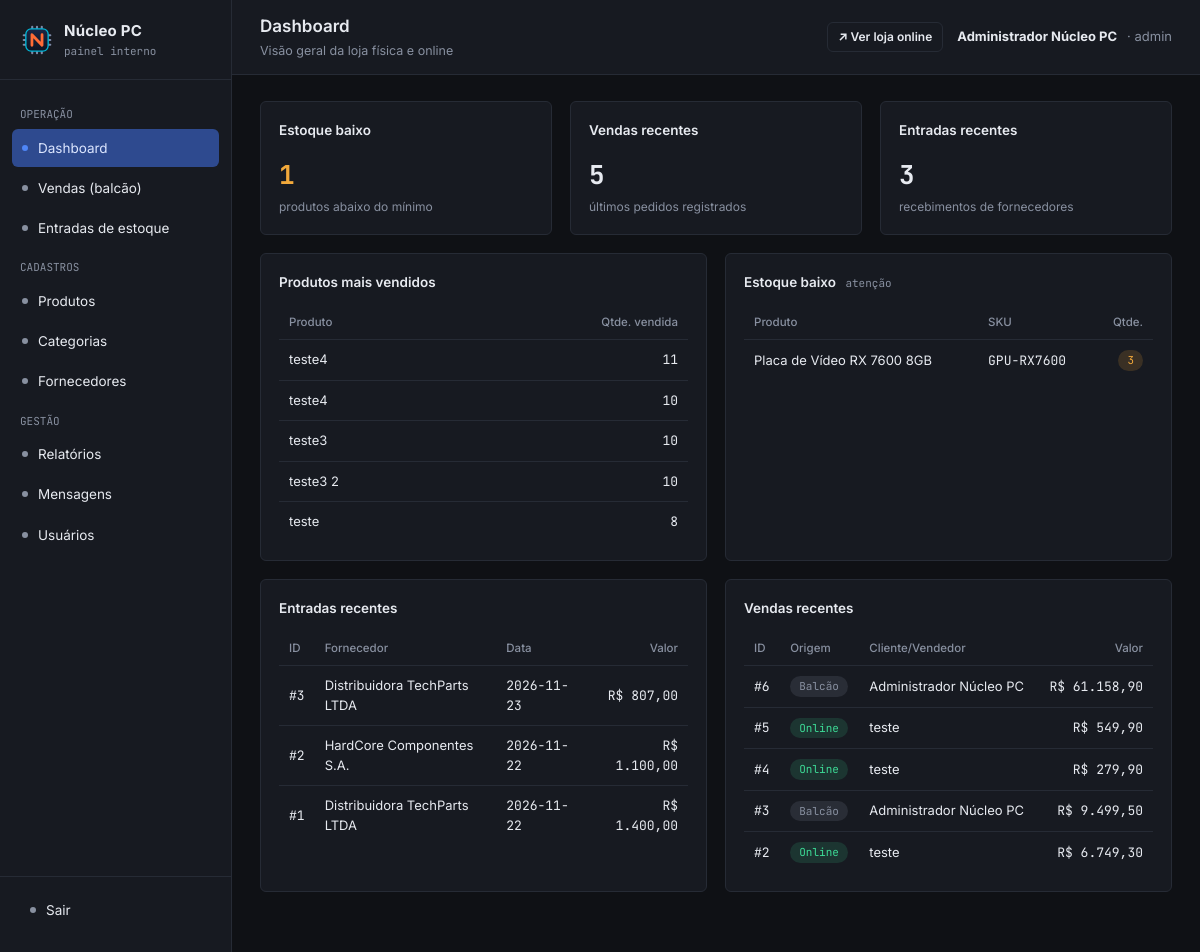
The page /admin/index.php?url=dashboard (signed in) on the database its author committed.
### tables this page shows
CREATE TABLE `produtos` (
  `id` int(11) NOT NULL,
  `sku` varchar(30) NOT NULL,
  `nome` varchar(150) NOT NULL,
  `descricao` text DEFAULT NULL,
  `categoria_id` int(11) DEFAULT NULL,
  `marca` varchar(80) DEFAULT NULL,
  `preco` decimal(10,2) NOT NULL DEFAULT 0.00,
  `custo` decimal(10,2) NOT NULL DEFAULT 0.00,
  `estoque` int(11) NOT NULL DEFAULT 0,
  `estoque_minimo` int(11) NOT NULL DEFAULT 3,
  `imagem` varchar(255) DEFAULT 'sem-imagem.png',
  `ativo` tinyint(1) NOT NULL DEFAULT 1,
  `criado_em` datetime DEFAULT current_timestamp()
);

CREATE TABLE `entradas` (
  `id` int(11) NOT NULL,
  `fornecedor_id` int(11) NOT NULL,
  `usuario_id` int(11) NOT NULL,
  `data_entrada` date NOT NULL,
  `valor_total` decimal(10,2) NOT NULL DEFAULT 0.00,
  `status` enum('pendente','confirmada') NOT NULL DEFAULT 'confirmada',
  `criado_em` datetime DEFAULT current_timestamp()
);

CREATE TABLE `fornecedores` (
  `id` int(11) NOT NULL,
  `nome` varchar(150) NOT NULL,
  `cnpj` varchar(20) DEFAULT NULL,
  `telefone` varchar(20) DEFAULT NULL,
  `email` varchar(150) DEFAULT NULL,
  `cep` varchar(9) DEFAULT NULL,
  `endereco` varchar(200) DEFAULT NULL,
  `status` enum('ativo','inativo') NOT NULL DEFAULT 'ativo',
  `criado_em` datetime DEFAULT current_timestamp()
);

CREATE TABLE `pedidos` (
  `id` int(11) NOT NULL,
  `cliente_id` int(11) DEFAULT NULL,
  `usuario_id` int(11) DEFAULT NULL,
  `origem` enum('loja_fisica','online') NOT NULL COMMENT 'RN04',
  `status` enum('aguardando_pagamento','confirmado','enviado','entregue','cancelado') NOT NULL DEFAULT 'confirmado',
  `valor_total` decimal(10,2) NOT NULL DEFAULT 0.00,
  `endereco_entrega` varchar(255) DEFAULT NULL,
  `forma_pagamento` enum('pix','cartao_credito','cartao_debito','boleto') NOT NULL COMMENT 'RF17 - forma escolhida no checkout',
  `preferencia_id` varchar(60) DEFAULT NULL,
  `pagamento_id` varchar(60) DEFAULT NULL COMMENT 'ID representativo: codigo Pix copia e cola / linha digitavel boleto / id transacao cartao',
  `pagamento_status` varchar(30) DEFAULT 'aguardando_pagamento' COMMENT 'RN09: aguardando_pagamento, aprovado, recusado, confirmado_manual_admin, cancelado_expirado',
  `data_pedido` datetime DEFAULT current_timestamp(),
  `pagamento_expira_em` datetime DEFAULT NULL COMMENT 'RN10 - prazo de validade da forma de pagamento',
  `pagamento_codigo_pix` text DEFAULT NULL COMMENT 'Pix copia e cola BR Code - RF18',
  `pagamento_qr_code` text DEFAULT NULL COMMENT 'Payload Pix para gerar QR Code',
  `pagamento_boleto_linha` varchar(100) DEFAULT NULL COMMENT 'Linha digitável do boleto - RF18',
  `pagamento_boleto_barra` varchar(100) DEFAULT NULL COMMENT 'Codigo de barras do boleto'
);

CREATE TABLE `usuarios` (
  `id` int(11) NOT NULL,
  `nome` varchar(100) NOT NULL,
  `email` varchar(150) NOT NULL,
  `senha` varchar(255) NOT NULL,
  `tipo` enum('admin','vendedor') NOT NULL DEFAULT 'vendedor',
  `ativo` tinyint(1) NOT NULL DEFAULT 1,
  `reset_token` varchar(64) DEFAULT NULL,
  `reset_token_expira` datetime DEFAULT NULL,
  `criado_em` datetime DEFAULT current_timestamp()
);

CREATE TABLE `clientes` (
  `id` int(11) NOT NULL,
  `nome` varchar(100) NOT NULL,
  `email` varchar(150) NOT NULL,
  `senha` varchar(255) NOT NULL,
  `cpf` varchar(14) DEFAULT NULL,
  `telefone` varchar(20) DEFAULT NULL,
  `cep` varchar(9) DEFAULT NULL,
  `endereco` varchar(200) DEFAULT NULL,
  `numero` varchar(10) DEFAULT NULL,
  `complemento` varchar(100) DEFAULT NULL,
  `bairro` varchar(100) DEFAULT NULL,
  `cidade` varchar(100) DEFAULT NULL,
  `uf` char(2) DEFAULT NULL,
  `reset_token` varchar(64) DEFAULT NULL,
  `reset_token_expira` datetime DEFAULT NULL,
  `criado_em` datetime DEFAULT current_timestamp()
);

### admin/controllers/DashboardController.php (called while the page is built, shortened)
<?php
require_once __DIR__ . '/../core/Controller.php';
class DashboardController extends Controller
{
    public function index(): void
    {
        $produtoModel = $this->model('Produto');
        $pedidoModel  = $this->model('Pedido');
        $entradaModel = $this->model('Entrada');
        $data = [
            'maisVendidos'   => $pedidoModel->produtosMaisVendidos(5),
            'estoqueBaixo'   => $produtoModel->listarEstoqueBaixo(),
            'entradasRecentes' => $entradaModel->listarRecentes(5),
            'vendasRecentes' => $pedidoModel->listarRecentes(5),
        ];
        $this->view('dashboard/index', $data);
    }
}

### admin/core/App.php (called while the page is built, shortened)
<?php
class App
{
    protected string $method = 'index';
    public function __construct()
    {
        $url = $this->parseUrl();
        if (!empty($url[0])) {
            $controllerName = ucfirst(strtolower($url[0])) . 'Controller';
            if (file_exists(__DIR__ . '/../controllers/' . $controllerName . '.php')) {
                unset($url[0]);
            }
        }
        $controllerObj = new $this->controller();
        $this->params = $url ? array_values($url) : [];
        call_user_func_array([$controllerObj, $this->method], $this->params);
    }
    private function parseUrl(): array
    {
        if (isset($_GET['url'])) {
            $url = rtrim($_GET['url'], '/');
            $url = filter_var($url, FILTER_SANITIZE_URL);
            return explode('/', $url);
        }
        return [];
    }
}

### admin/index.php (called while the page is built, shortened)
<?php
require_once __DIR__ . '/core/App.php';
require_once __DIR__ . '/core/Controller.php';
new App();

### admin/models/Pedido.php (called while the page is built, shortened)
<?php
require_once __DIR__ . '/../config/Database.php';
class Pedido
{
    private PDO $db;
    public function __construct()
    {
        $this->db = Database::getConnection();
    }
    public function listarRecentes(int $limite = 20): array
    {
        $sql = <<<'SQL'
            SELECT
                p.*,
                c.nome AS cliente_nome,
                u.nome AS vendedor_nome,
                v.forma_nome,
                v.status_real,
                v.minutos_restantes,
                nf.numero AS nf_numero
            FROM pedidos p
            LEFT JOIN clientes c ON c.id = p.cliente_id
            LEFT JOIN usuarios u ON u.id = p.usuario_id
            LEFT JOIN (
                SELECT
                    p2.id,
                    f.nome AS forma_nome,
                    CASE
                        WHEN p2.status = 'aguardando_pagamento'
                            AND p2.pagamento_expira_em IS NOT NULL
                            AND p2.pagamento_expira_em < CURRENT_TIMESTAMP()
                        THEN 'cancelado'
                        ELSE p2.status
                    END AS status_real,
                    CASE
                        WHEN p2.status = 'aguardando_pagamento'
                            AND p2.pagamento_expira_em IS NOT NULL
                        THEN GREATEST(
                            0,
                            TIMESTAMPDIFF(
                                MINUTE,
                                CURRENT_TIMESTAMP(),
                                p2.pagamento_expira_em
                            )
                        )
                        ELSE NULL
                    END AS minutos_restantes
                FROM pedidos p2
                LEFT JOIN formas_pagamento_config f
                    ON f.codigo = p2.forma_pagamento
            ) v ON v.id = p.id
            LEFT JOIN notas_fiscais nf ON nf.pedido_id = p.id
            ORDER BY p.id DESC
            LIMIT :limite
        SQL;
        $stmt = $this->db->prepare($sql);
        $stmt->bindValue('limite', $limite, PDO::PARAM_INT);
        $stmt->execute();
        return $stmt->fetchAll();
    }
    public function produtosMaisVendidos(int $limite = 10): array
    {
        $sql = 'SELECT pr.nome, SUM(pi.quantidade) AS qtde_vendida
                FROM pedido_itens pi
                JOIN produtos pr ON pr.id = pi.produto_id
                JOIN pedidos p ON p.id = pi.pedido_id
                WHERE p.status IN ("confirmado","enviado","entregue")
                GROUP BY pi.produto_id
                ORDER BY qtde_vendida DESC
                LIMIT :limite';
        $stmt = $this->db->prepare($sql);
        $stmt->bindValue('limite', $limite, PDO::PARAM_INT);
        $stmt->execute();
        return $stmt->fetchAll();
    }
}

### admin/config/Database.php (called while the page is built, shortened)
<?php
class Database
{
    private static ?PDO $instance = null;
    public static function getConnection(): PDO
    {
        if (self::$instance === null) {
            $dsn = 'mysql:host=' . self::HOST . ';dbname=' . self::DBNAME . ';charset=' . self::CHARSET;
            try {
                self::$instance = new PDO($dsn, self::USER, self::PASS, [
                    PDO::ATTR_ERRMODE            => PDO::ERRMODE_EXCEPTION,
                    PDO::ATTR_DEFAULT_FETCH_MODE => PDO::FETCH_ASSOC,
                    PDO::ATTR_EMULATE_PREPARES   => false,
                ]);
            } catch (PDOException $e) {
                die('Erro de conexão com o banco de dados: ' . $e->getMessage());
            }
        }
        return self::$instance;
    }
}

### admin/models/Produto.php (called while the page is built, shortened)
<?php
require_once __DIR__ . '/../config/Database.php';
class Produto
{
    private PDO $db;
    public function __construct()
    {
        $this->db = Database::getConnection();
    }
    public function listarEstoqueBaixo(): array
    {
        $sql = 'SELECT * FROM produtos WHERE estoque <= estoque_minimo AND ativo = 1 ORDER BY estoque ASC';
        return $this->db->query($sql)->fetchAll();
    }
}

### admin/models/Entrada.php (called while the page is built, shortened)
<?php
require_once __DIR__ . '/../config/Database.php';
class Entrada
{
    private PDO $db;
    public function __construct()
    {
        $this->db = Database::getConnection();
    }
    public function listarRecentes(int $limite = 10): array
    {
        $sql = 'SELECT e.*, f.nome AS fornecedor_nome
                FROM entradas e
                JOIN fornecedores f ON f.id = e.fornecedor_id
                ORDER BY e.id DESC LIMIT :limite';
        $stmt = $this->db->prepare($sql);
        $stmt->bindValue('limite', $limite, PDO::PARAM_INT);
        $stmt->execute();
        return $stmt->fetchAll();
    }
}

### admin/views/dashboard/index.php (the view, shortened to what this page needs)
<?php
require __DIR__ . '/../layout/header.php';
?>
<div class="grid grid-3" style="margin-bottom:18px;">
  <div class="card">
    <h2>Estoque baixo</h2>
    <div class="metric" style="color: var(--warn);"><?= count($estoqueBaixo) ?></div>
    <div class="metric-label">produtos abaixo do mínimo</div>
  </div>
  <div class="card">
    <h2>Vendas recentes</h2>
    <div class="metric"><?= count($vendasRecentes) ?></div>
    <div class="metric-label">últimos pedidos registrados</div>
  </div>
  <div class="card">
    <h2>Entradas recentes</h2>
    <div class="metric"><?= count($entradasRecentes) ?></div>
    <div class="metric-label">recebimentos de fornecedores</div>
  </div>
</div>
<div class="grid grid-2">
  <div class="card">
    <h2>Produtos mais vendidos</h2>
    <table>
      <thead><tr><th>Produto</th><th class="text-right">Qtde. vendida</th></tr></thead>
      <tbody>
        <?php if (empty($maisVendidos)): ?>
          <tr><td colspan="2" class="text-muted">Nenhuma venda registrada ainda.</td></tr>
        <?php else: foreach ($maisVendidos as $p): ?>
          <tr>
            <td><?= htmlspecialchars($p['nome']) ?></td>
            <td class="text-right mono"><?= $p['qtde_vendida'] ?></td>
          </tr>
        <?php endforeach; endif; ?>
      </tbody>
    </table>
  </div>
  <div class="card">
    <h2>Estoque baixo <small>atenção</small></h2>
    <table>
      <thead><tr><th>Produto</th><th>SKU</th><th class="text-right">Qtde.</th></tr></thead>
      <tbody>
        <?php if (empty($estoqueBaixo)): ?>
          <tr><td colspan="3" class="text-muted">Nenhum item abaixo do estoque mínimo.</td></tr>
        <?php else: foreach ($estoqueBaixo as $p): ?>
          <tr>
            <td><?= htmlspecialchars($p['nome']) ?></td>
            <td class="mono"><?= htmlspecialchars($p['sku']) ?></td>
            <td class="text-right"><span class="badge badge-warn"><?= $p['estoque'] ?></span></td>
          </tr>
        <?php endforeach; endif; ?>
      </tbody>
    </table>
  </div>
  <div class="card">
    <h2>Entradas recentes</h2>
    <table>
      <thead><tr><th>ID</th><th>Fornecedor</th><th>Data</th><th class="text-right">Valor</th></tr></thead>
      <tbody>
        <?php foreach ($entradasRecentes as $e): ?>
          <tr>
            <td class="mono">#<?= $e['id'] ?></td>
            <td><?= htmlspecialchars($e['fornecedor_nome']) ?></td>
            <td class="mono"><?= $e['data_entrada'] ?></td>
            <td class="text-right mono">R$ <?= number_format($e['valor_total'], 2, ',', '.') ?></td>
          </tr>
        <?php endforeach; ?>
      </tbody>
    </table>
  </div>
  <div class="card">
    <h2>Vendas recentes</h2>
    <table>
      <thead><tr><th>ID</th><th>Origem</th><th>Cliente/Vendedor</th><th class="text-right">Valor</th></tr></thead>
      <tbody>
        <?php foreach ($vendasRecentes as $v): ?>
          <tr>
            <td class="mono">#<?= $v['id'] ?></td>
            <td><span class="badge <?= $v['origem'] === 'online' ? 'badge-ok' : 'badge-off' ?>"><?= $v['origem'] === 'online' ? 'Online' : 'Balcão' ?></span></td>
            <td><?= htmlspecialchars($v['cliente_nome'] ?? $v['vendedor_nome'] ?? 'Cliente Balcão') ?></td>
            <td class="text-right mono">R$ <?= number_format($v['valor_total'], 2, ',', '.') ?></td>
          </tr>
        <?php endforeach; ?>
      </tbody>
    </table>
  </div>
</div>
<?php require __DIR__ . '/../layout/footer.php'; ?>

### admin/assets/css/admin.css (style rules this page uses)
:root { --bg: #0F1115; --panel: #171A21; --panel-2: #1D212B; --border: #262B35; --text: #E7EAF0; --muted: #8890A0; --accent: #4F86F7; --accent-dim: #2E4A8F; --warn: #F2A93B; --danger: #F1495B; --success: #3DDC97; --radius: 6px; --mono: 'JetBrains Mono', 'Consolas', monospace; --sans: 'Inter', 'Segoe UI', sans-serif; }
* { box-sizing: border-box; }
body { margin: 0; background: var(--bg); color: var(--text); font-family: var(--sans); font-size: 14px; line-height: 1.5; }
.grid { display: grid; gap: 18px; }
.grid-2 { grid-template-columns: repeat(2, 1fr); }
.grid-3 { grid-template-columns: repeat(3, 1fr); }
.card { background: var(--panel); border: 1px solid var(--border); border-radius: var(--radius); padding: 18px; }
.card h2 { font-size: 13.5px; margin: 0 0 14px; color: var(--text); font-weight: 600; }
.card h2 small { color: var(--muted); font-weight: 400; font-family: var(--mono); font-size: 11px; margin-left: 6px; }
.metric { font-family: var(--mono); font-size: 26px; font-weight: 700; }
.metric-label { color: var(--muted); font-size: 12px; margin-top: 4px; }
table { width: 100%; border-collapse: collapse; font-size: 13px; }
thead th { text-align: left; color: var(--muted); font-weight: 500; font-size: 11.5px; padding: 8px 10px; border-bottom: 1px solid var(--border); }
tbody td { padding: 10px; border-bottom: 1px solid var(--border); }
tbody tr:last-child td { border-bottom: none; }
.mono { font-family: var(--mono); }
.text-right { text-align: right; }
.badge { display: inline-block; padding: 2px 9px; border-radius: 100px; font-size: 11px; font-family: var(--mono); }
.badge-ok { background: rgba(61,220,151,.14); color: var(--success); }
.badge-warn { background: rgba(242,169,59,.16); color: var(--warn); }
.badge-off { background: rgba(136,144,160,.16); color: var(--muted); }

### rows shown on the page
produtos: nome "Placa de Vídeo RX 7600 8GB", sku "GPU-RX7600", estoque "3"
entradas: id "3", fornecedor.nome "Distribuidora TechParts LTDA", data_entrada "2026-11-23", valor_total "807,00"
entradas: id "2", fornecedor.nome "HardCore Componentes S.A.", data_entrada "2026-11-22", valor_total "1.100,00"
entradas: id "1", fornecedor.nome "Distribuidora TechParts LTDA", data_entrada "2026-11-22", valor_total "1.400,00"
pedidos: id "6", origem "Balcão", usuario.nome "Administrador Núcleo PC", valor_total "61.158,90"
pedidos: id "5", origem "Online", cliente.nome "teste", valor_total "549,90"
pedidos: id "4", origem "Online", cliente.nome "teste", valor_total "279,90"
pedidos: id "3", origem "Balcão", usuario.nome "Administrador Núcleo PC", valor_total "9.499,50"
pedidos: id "2", origem "Online", cliente.nome "teste", valor_total "6.749,30"

### other values the page prints
$tituloPagina "Dashboard"
$subtituloPagina "Visão geral da loja física e online"
$_SESSION['usuario_nome'] "Administrador Núcleo PC"
$_SESSION['usuario_tipo'] "admin"
count($estoqueBaixo) "1"
count($vendasRecentes) "5"
count($entradasRecentes) "3"
$p['nome'] "teste4"
$p['qtde_vendida'] "11"
$p['qtde_vendida'] "10"
$p['nome'] "teste3"
$p['nome'] "teste3 2"
$p['nome'] "teste"
$p['qtde_vendida'] "8"
